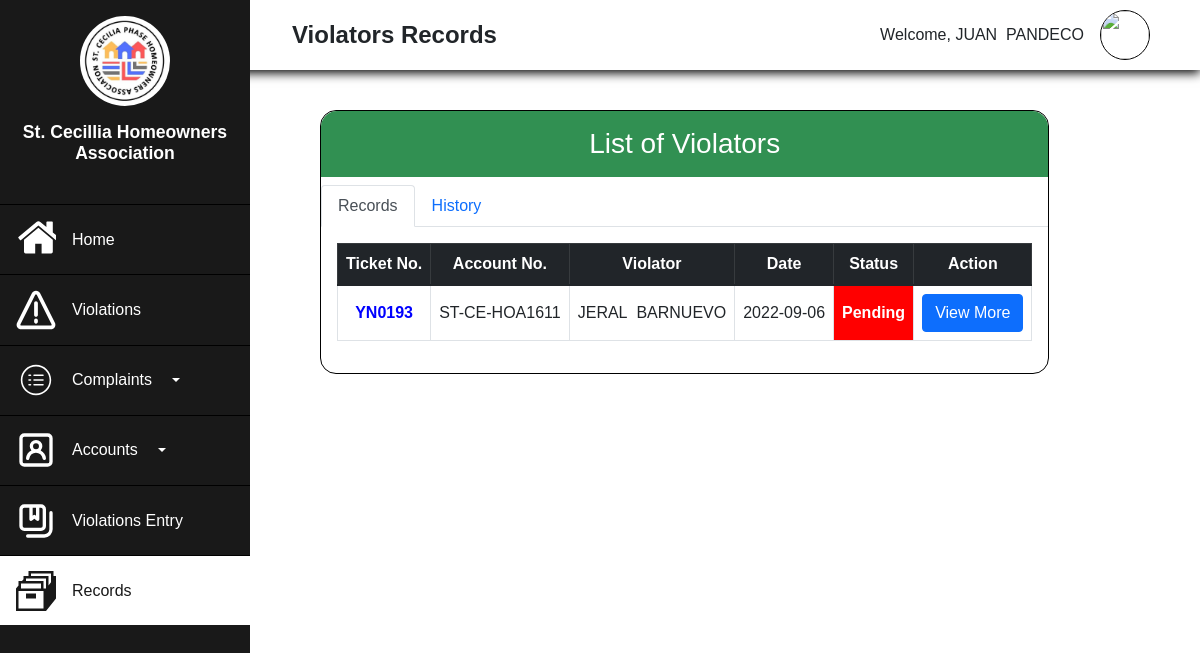
Page /Admin/Admin-Records.php (signed in) on the committed database.
### tables this page shows
CREATE TABLE `records` (
  `records_iD` int(50) NOT NULL,
  `admin_ID` int(11) DEFAULT NULL,
  `homeowners_ID` int(11) DEFAULT NULL,
  `violation_ID` int(11) DEFAULT NULL,
  `ticketNo` text NOT NULL,
  `Fine` varchar(255) NOT NULL,
  `status` varchar(255) NOT NULL,
  `Comment` text NOT NULL,
  `date_created` date NOT NULL DEFAULT current_timestamp(),
  `date_updated` datetime NOT NULL DEFAULT current_timestamp() ON UPDATE current_timestamp()
);

CREATE TABLE `homeowners` (
  `Homeowners_ID` int(11) NOT NULL,
  `Account_Number` varchar(255) NOT NULL,
  `First_Name` varchar(255) NOT NULL,
  `Last_Name` varchar(255) NOT NULL,
  `Gender` varchar(255) NOT NULL,
  `Age` int(255) NOT NULL,
  `ContactNo` varchar(255) NOT NULL,
  `Address` varchar(255) NOT NULL,
  `Birthdate` date NOT NULL,
  `Email` varchar(255) NOT NULL,
  `Image` varchar(255) NOT NULL,
  `Password` varchar(255) NOT NULL,
  `Confirm_Password` varchar(255) NOT NULL,
  `VerificationCode` varchar(255) NOT NULL,
  `verified` int(10) NOT NULL DEFAULT 0,
  `date_registered` datetime NOT NULL DEFAULT current_timestamp()
);

### Admin/Admin-Records.php (the view, shortened to what this page needs)
<?php
    require("process.php");
?>
<!DOCTYPE html>
<html lang="en">
<head>
    <link rel="stylesheet" href="https://use.fontawesome.com/releases/v5.15.4/css/all.css">
    <link rel="stylesheet" href="realtime.css">
    <link href="https://cdn.jsdelivr.net/npm/bootstrap@5.1.3/dist/css/bootstrap.min.css" rel="stylesheet">
    <link rel="stylesheet" href="Admin-Complaint.css">
    <link rel="stylesheet" type="text/css" href="https://cdnjs.cloudflare.com/ajax/libs/twitter-bootstrap/5.1.3/css/bootstrap.min.css"/>
    <link rel="stylesheet" type="text/css" href="https://cdn.datatables.net/v/bs5/jszip-2.5.0/dt-1.12.1/b-2.2.3/b-colvis-2.2.3/b-html5-2.2.3/b-print-2.2.3/datatables.min.css"/>
</head>
<body>
<?php
    if(!empty($_SESSION['Admin_ID'])){
        $AdminID=$_SESSION['Admin_ID'];
        $result=mysqli_query($conn, "SELECT*FROM admin WHERE Admin_ID='$AdminID'");
        $row=mysqli_fetch_assoc($result);
    }
?>
    <div class="main">
    <div class="side">
        <div class="logo">
            <img src="../Assets/logo.jpg" alt="" width="90px">
            <h2>St. Cecillia Homeowners Association</h2>
        </div>
        <div class="button">
            <ul class="side-button">
                <a href="Admin-Dashboard.php"><button class="buttn">
                    <p>Home</p>
                </button></a>
                <a href="Admin-Violations.php"><button class="buttn">
                    <p>Violations</p>
                </button></a>
                <button type="button" class="buttn buttn-primary dropdown-toggle" data-bs-toggle="dropdown">
                    <p>Complaints</p>
                </button>
                <button type="button" class="buttn buttn-primary dropdown-toggle" data-bs-toggle="dropdown">
                    <p>Accounts</p>
                </button>
                <a href="Violation-Entry.php"><button class="buttn">
                    <p>Violations Entry</p>
                </button></a>
                <a href="Admin-Records.php"><button class="buttn active">
                    <svg class="active" xmlns="http://www.w3.org/2000/svg" width="16" height="16" viewBox="0 0 16 16"><path fill="#fffff" d="M4 9h4v2H4V9z"/><path fill="#fffff" d="M16 2h-1V0H5v2H3v1.25L2.4 4H1v1.75L0 7v9h12l4-5V2zM2 5h8v2H2V5zm9 10H1V8h10v7zm1-8h-1V4H4V3h8v4zm2-2.5l-1 1.25V2H6V1h8v3.5z"/></svg><p>Records</p>
                </button></a>
            </ul>
        </div>
    </div>
    <div class="top">
        <div class="burger">
            <p>Violators Records</p>
        </div>
        <div class="profile">
            <div class="welcome"><p>Welcome, <?php echo $row['FirstName'], "&nbsp;&nbsp;",$row['LastName']; ?></p></div>
        <div class="image" onclick="Dropmenu();">
                <img src="admin-imgs/<?php echo $row['Image_Profile']; ?>" alt="" width="50px">
            </div>
        </div>
    </div>
    <div class="body">
        <div class="container3">
            <h3>List of Violators</h3>
            <ul class="nav nav-tabs" id="myTab" role="tablist">
  <li class="nav-item" role="presentation">
    <button class="nav-link active" id="home-tab" data-bs-toggle="tab" data-bs-target="#home" type="button" role="tab" aria-controls="home" aria-selected="true">Records</button>
  </li>
  <li class="nav-item" role="presentation">
    <button class="nav-link" id="profile-tab" data-bs-toggle="tab" data-bs-target="#profile" type="button" role="tab" aria-controls="profile" aria-selected="false">History</button>
  </li>
</ul>
<div class="tab-content" id="myTabContent">
  <div class="tab-pane fade show active p-3" id="home" role="tabpanel" aria-labelledby="home-tab">
  <table class="table table-bordered table-hover" id="Mytable1">
                <thead class="table-dark">
                    <th class="text-center">Ticket No.</th>
                    <th class="text-center">Account No.</th>
                    <th class="text-center">Violator</th>
                    <th class="text-center">Date</th>
                    <th class="text-center">Status</th>
                    <th class="text-center">Action</th>
                </thead>
                <tbody>
                <?php
                    if(!empty($_SESSION['Admin_ID'])){
                    $query=mysqli_query($conn, "SELECT records.records_iD, records.ticketNo, records.Fine, records.Status, records.date_created, homeowners.Account_Number,homeowners.First_Name, homeowners.Last_Name
                    from records inner join homeowners on records.homeowners_ID = homeowners.Homeowners_ID WHERE records.Status='Pending' ORDER BY records.records_iD DESC");
                    while($row=mysqli_fetch_assoc($query)){
                ?>
                    <tr>
                    <td style="color:blue; font-weight:600; "><?php echo $row['ticketNo']; ?></td>
                    <td><?php echo $row['Account_Number']?></td>
                    <td><?php echo $row['First_Name'],"&nbsp&nbsp",$row['Last_Name']?></td>
                    <td><?php echo $row['date_created']?></td>
                    <td style="color:white; background-color:red; font-weight:600"><?php echo $row['Status']?></td>
                    <td><button class="btn btn-primary" data-bs-toggle="modal" data-bs-target="#viewdetails<?php echo $row['records_iD']; ?>">View More</button></td>
                    </tr>
                    <?php }
                    }
                    ?>
                </tbody>
            </table>
  </div>
</div>
        </div>
    </div>
</div>
</body>
</html>

### Admin/realtime.css (style rules this page uses)
* { box-sizing: border-box; margin:0; padding:0; font-family: 'Poppins', sans-serif; }
:root { --side:#191919; --top:#ffffff; --body:#ffffff; --font-text:#000000; --main-color:#59CE8F; --secondary:#319052; --hover:#65C18C; }
li { list-style-type: none; }
.main { display: grid; grid-template-columns: 250px 1fr; grid-template-rows: 100px 1fr; grid-template-areas: "side head head" "side body body" "side body body"; height: 100%; width: 100%; }
.side { grid-area:side; display: flex; flex-direction: column; align-items: center; gap:1rem; background:var(--side); padding:0; width:100%; min-height: 100vh; max-width: 250px; z-index: 999; position: fixed; top:0; left:0; }
.side>.logo { display: flex; flex-direction: column; align-items: center; justify-content: center; text-align: center; gap:1rem; padding:1rem; }
.side>.logo>h2 { font-size:1.1rem; font-weight: 600; color: #FFFFFF; }
.side>.logo>img { border-radius:100%; }
svg { fill:#FFFFFF; width: 40px; height: 50px; }
.side-button { padding:0; margin:0; display: flex; flex-direction: column; }
.button { width: 100%; }
.buttn { width: 100%; padding:.6rem; background-color:var(--side); color:#FFFFFF; border-top:1px solid black; border-left:none; border-right:none; border-bottom: none; display:flex; align-items: center; transition: .5s; }
.button>.side-button>a { text-decoration: none; }
.button>.side-button>a>.buttn { display: flex; align-items: center; justify-content: flex-start; gap:1rem; font-size: 1rem; text-align:center; padding-left:1rem; }
.button>.side-button>a>.buttn>p { padding:0; margin:0; }
.button>.side-button>a>.buttn.active { background:var(--body); color:var(--side); }
.button>.side-button>a>.buttn>svg.active { fill:var(--side); }
.buttn { display: flex; align-items: center; padding-left:1rem; gap:1rem; font-size: 1rem; text-align:center; }
.buttn>p { margin:0; padding:0; }
.top { grid-area:head; display: flex; align-items: center; justify-content: space-between; padding: 1rem 1rem; background:var(--top); box-shadow:0 3px 10px black ; position: fixed; top:0; left:0; height:80px; z-index:90; width:100%; height: 70px; padding-left:260px; padding-right:50px; }
.burger { display: flex; flex-direction: row; align-items: center; gap:1rem; padding-left:2rem; }
.top>.profile { display: flex; align-items: center; gap:1rem; }
.top>.burger>p { margin:0; font-weight: 600; font-size: 1.5rem; }
.top>.profile>.welcome { display: flex; align-items: center; justify-content: center; }
.top>.profile>.welcome>p { margin:0; }
.top>.profile>.image { border: 1px black solid; width: 50px; height: 50px; border-radius: 100%; position: relative; overflow: hidden; cursor:pointer; transition:1s; }
.top>.profile>.image>img { position: absolute; top:0; left:0; width: 100%; height: 100%; object-fit:cover; }
.body { display: flex; align-items: flex-start; justify-content: flex-start; flex-direction: column; padding:4rem; background-color: #ffffff; width: 100%; min-height: 100vh; padding-left:320px; padding-top: 110px; overflow: scroll; position:absolute; }
.table { width: 100%; height: 100%; background-color: #FFFFFF; padding:1.5rem; margin:0; }
thead { vertical-align: middle; text-align: center; border: 1px solid black; }
tbody { vertical-align: middle; text-align: center; }
tr { padding:0; vertical-align: middle; }

### Admin/Admin-Complaint.css (style rules this page uses)
.container3 { border: 1px solid black; border-radius: 1rem; box-shadow: 1px 2px 15 px gray; }
.container3>h3 { background-color: #319052; border-top-left-radius: 1rem; border-top-right-radius: 1rem; text-align: center; padding:1rem; color:#ffffff; }

### rows in the picture
records: ticketNo "YN0193", homeowners_ID.Account_Number "ST-CE-HOA1611", homeowners_ID.First_Name "JERAL", homeowners_ID.Last_Name "BARNUEVO", date_created "2022-09-06", status "Pending"

### other values in the picture
$row['FirstName'] "JUAN"
$row['LastName'] "PANDECO"
